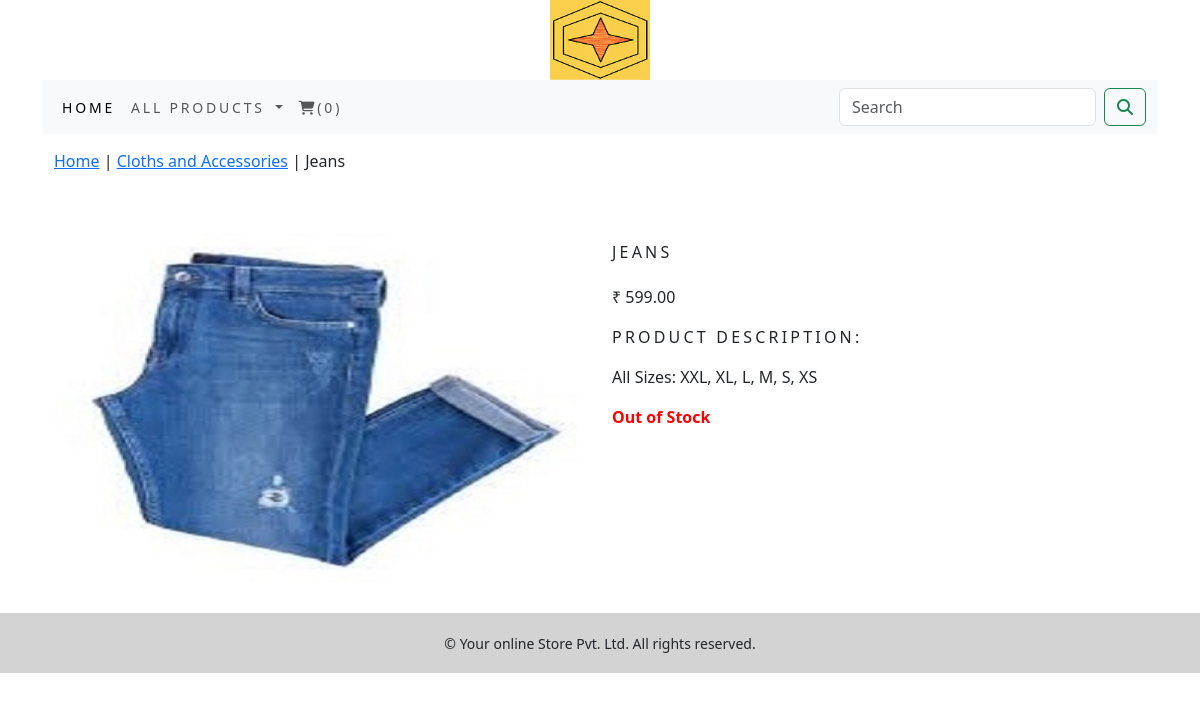
The app's page /shop/cloths_and_accessories/jeans with its own data.
### shop/models.py (models this page shows, shortened)
class Product(models.Model):
    name = models.CharField(max_length=250, unique=True)
    slug = models.SlugField(max_length=250, unique=True)
    descr = models.TextField(blank=True)
    price = models.DecimalField(max_digits=10, decimal_places=2)
    category = models.ForeignKey(Category, on_delete=models.CASCADE)
    image = models.ImageField(upload_to='product', blank=True)
    stock = models.IntegerField()
    available = models.BooleanField(default=True)
    created = models.DateTimeField(auto_now_add=True)
    updated = models.DateTimeField(auto_now=True)
    class Meta:
        ordering = ('name',)
        verbose_name = 'product'
        verbose_name_plural = 'products'

class Category(models.Model):
    name = models.CharField(max_length=250, unique=True)
    slug = models.SlugField(max_length=250, unique=True)
    des = models.TextField(blank=True)
    image = models.ImageField(upload_to='category', blank=True)
    class Meta:
        ordering = ('name',)
        verbose_name = 'category'
        verbose_name_plural = 'categories'
    def get_url(self):
        return reverse('shop:product_by_category', args=[self.slug])
    def __str__(self):
        return '{}'.format(self.name)

### shop/views.py (the view)
# urls.py: path('<slug:c_slug>/<slug:product_slug>', views.proDetail, name='pcd'),
def proDetail(request, c_slug, product_slug):
    try:
        product = Product.objects.get(category__slug=c_slug, slug=product_slug)
    except Exception as e:
        raise e
    return render(request, 'products.html', {'product': product})

### cart_app/context_processors.py (called while the page is built)
def counter(request):
    item_count = 0
    if 'admin' in request.path:
        return {}
    else:
        try:
            cart = Cart.objects.filter(cart_id=_cart_id(request))
            cart_items = CartItem.objects.all().filter(cart=cart[:1])
            for cart_item in cart_items:
                item_count += cart_item.quantity
        except Cart.DoesNotExist:
            item_count = 0
        return dict(item_count=item_count)

### cart_app/views.py (called while the page is built)
def _cart_id(request):
    cart = request.session.session_key
    if not cart:
        cart = request.session.create()
    return cart

### shop/context_processors.py (called while the page is built)
def menu_links(request):
    links = Category.objects.all()
    return dict(links=links)

### templates/products.html (shortened to what this page needs)
{% extends 'base.html' %}
{% load static %}
{% block content %}
<div class="row my_product_row_class mx-auto">
    <div>
        <p><a href="{% url 'shop:allProdCat' %}">Home</a> | <a href="{{product.category.get_url}}">{{product.category}}</a> | {{product.name}}</p>
    </div>
</div>
<div class="container">
<br>
<div class="row">
    <div class="col-6 col-sm-6 col-md-6 col-lg-6">
        <div style="min-width: 18rem">
            <img src="{{product.image.url}}" class="my_image" alt="{{product.name}}">
        </div>
    </div>
    <div class="col-6 col-sm-6 col-md-6 col-lg-6">
        <div>
            <h1 class="my_product_title">{{product.name}}</h1>
            <p>₹ {{product.price}}</p>
            <p class="my_title">Product Description:</p>
            <p>{{product.descr}}</p>
            {% if product.stock <= 0 %}
            <p><b class="text-justify my_product_text" style="color:red">Out of Stock</b></p>
            {% else %}
            <a class="btn btn-secondary" href="{% url 'cart_app:add_cart' product.id %}">Add to Cart</a>
            {% endif %}
        </div>
    </div>
</div>
</div>
{% endblock %}

### static/css/custom.css (style rules this page uses)
body { font-family: 'AR One Sans', sans-serif; }
.my_image { width : 100%; height : auto; }
.my_title { font-size : 16px; text-transform : uppercase; letter-spacing : .2em; }
.my_product_row_class { padding-top : 15px; padding-bottom : 20px; }
.my_product_title { font-size : 16px; text-transform : uppercase; letter-spacing : .2em; padding-top : 10px; padding-bottom : 15px; }
.my_product_text { padding-right : 20px; }

### records on screen
Product: category "Cloths and Accessories", name "Jeans", image (picture), name "JEANS", price "599.00", descr "All Sizes: XXL, XL, L, M, S, XS"

### other values on screen
{{ item_count }} "0"
